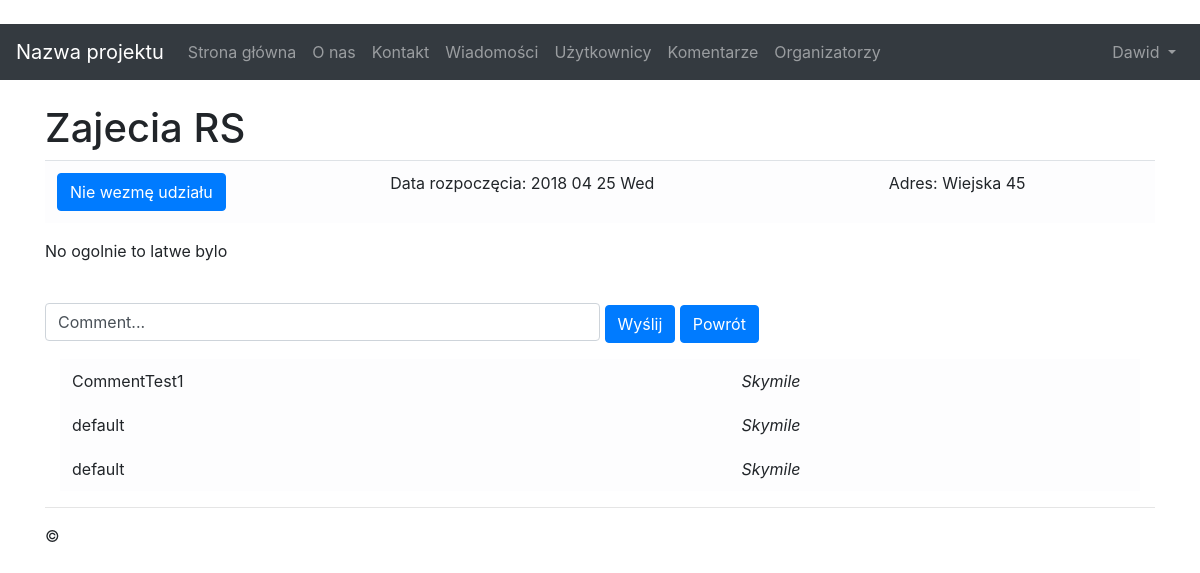
Page /details/2 (signed in) on the earlier database version.
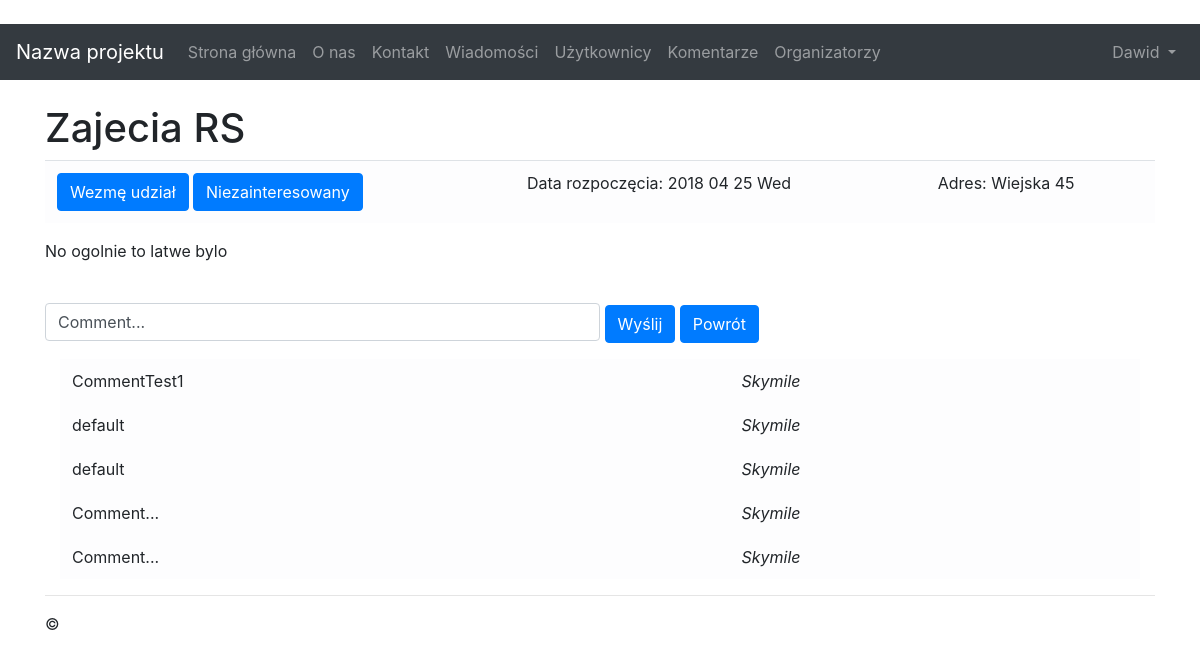
Same page on the later database version.
### app/models.py (models this page shows, shortened)
class Comment(models.Model):
	id_user = models.ForeignKey(User, on_delete=models.PROTECT)
	comment = models.CharField(max_length=128)

### app/views/article.py (the view)
# urls.py: path('details/<int:pk>' , app.views.article.details , name='details' ),
def details(request, pk):
	id_user = find_user(request)
	id_news = find_news(pk)
	if request.method == 'POST':
		form = CommentForms(request.POST)
		if form.is_valid():
			comment = Comment.objects.create(
				comment = form.cleaned_data['comment'],
				id_user = id_user
			)
			CommentNews.objects.create(
				id_comment = comment,
				id_news = id_news
			).save()
			comment.save()
			return HttpResponseRedirect('/news')
	else:
		form = EntryForms()
	return render(request, 'app/news/details.html', {
		'new': id_news,
		'comments' : find_comments(pk),
		'declaration' : declaration_to_str(not is_none_or_empty(find_declarations(id_user, id_news))),
		'interested' : interest_to_str(not is_none_or_empty(find_interested(id_user, id_news)))
	})

### app/support/utilities.py (called while the page is built)
def is_none_or_empty(array):
	return array is None or len(array) == 0

def declaration_to_str(bool):
	return _('Wezmę udział') if bool else _('Nie wezmę udziału')

def interest_to_str(bool):
	return _('Zainteresowany') if bool else _('Niezainteresowany')

def find_user(request):
	return User.objects.get(id=request.user.id)

def find_comments(pk):
	return Comment.objects.filter(id__in=CommentNews.objects.filter(id_news=pk).values_list('id_comment', flat=True))

def find_news(pk):
	return News.objects.get(id=pk)

def find_declarations(user, news):
	return Declaration.objects.filter(id_user=user).filter(id_news=news)

def find_interested(user, news):
	return Interested.objects.filter(id_user=user).filter(id_news=news)

### app/templates/app/news/details.html (shortened to what this page needs)
{% extends "app/shared/layout.html" %}
{% block content %}
<br />
<h1> {{new.title}} </h1>
<div class="table-responsive-sm">
	<table class="table table-light">
	<tbody>
		<tr>
			<td scope="col">
				<button onclick="window.location='{% url 'declare' pk=new.id %}' " class="btn btn-primary">{{ declaration }}</button>
				{% if declaration == 'Wezmę udział' %}
					<button onclick="window.location='{% url 'interest' pk=new.id %}'" class="btn btn-primary">{{ interested }}</button>
				{% endif %}
			</td>
			<td scope="col"> Data rozpoczęcia: {{ new.date|date:"Y m d D" }} </td>
			<td scope="col"> Adres: {{ new.address }} </td>
		</tr>
	</tbody>
	</table>
</div>
<div class="wrap">
	<p>
		{{ new.description }}
	</p>
</div>
<br>
<form method="post">
	<input id="comment" class="form-control hor_input" type="text" name="comment" value="Comment..." />
	<button type="submit" class="btn btn-primary">Wyślij</button>
	<button onclick="window.location='{% url 'news' %}'" class="btn btn-primary">Powrót</button>
</form>
<div class="container">
	<table class="table table-borderless table-light">
		<tbody>
			{% for c in	comments %}
			<tr>
				<td scope="col"> {{ c.comment }} </td>
				<td scope="col"> <i>{{ c.id_user }}</i> </td>
			</tr>
			{% endfor %}
		</tbody>
	</table>
</div>
{% endblock %}

Differences in the rows shown:
added Comment: comment "Comment...", id_user "Skymile"
added Comment: comment "Comment...", id_user "Skymile"
Other differences:
{{ declaration }}: "Nie wezmę udziału" → "Wezmę udział"
{{ interested }}: (not shown) → "Niezainteresowany"
